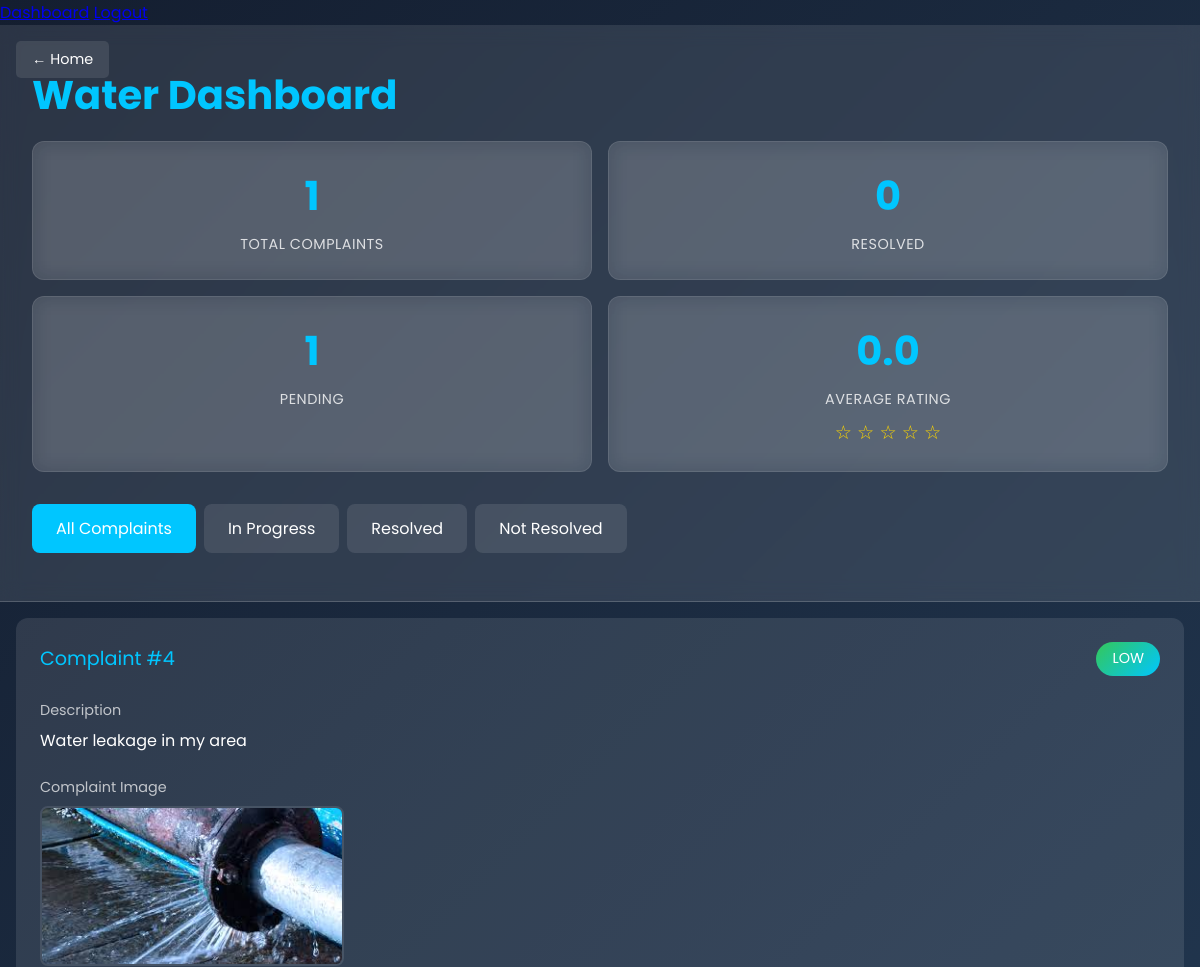
The app's page /department/dashboard/ (signed in, upper part), older data.
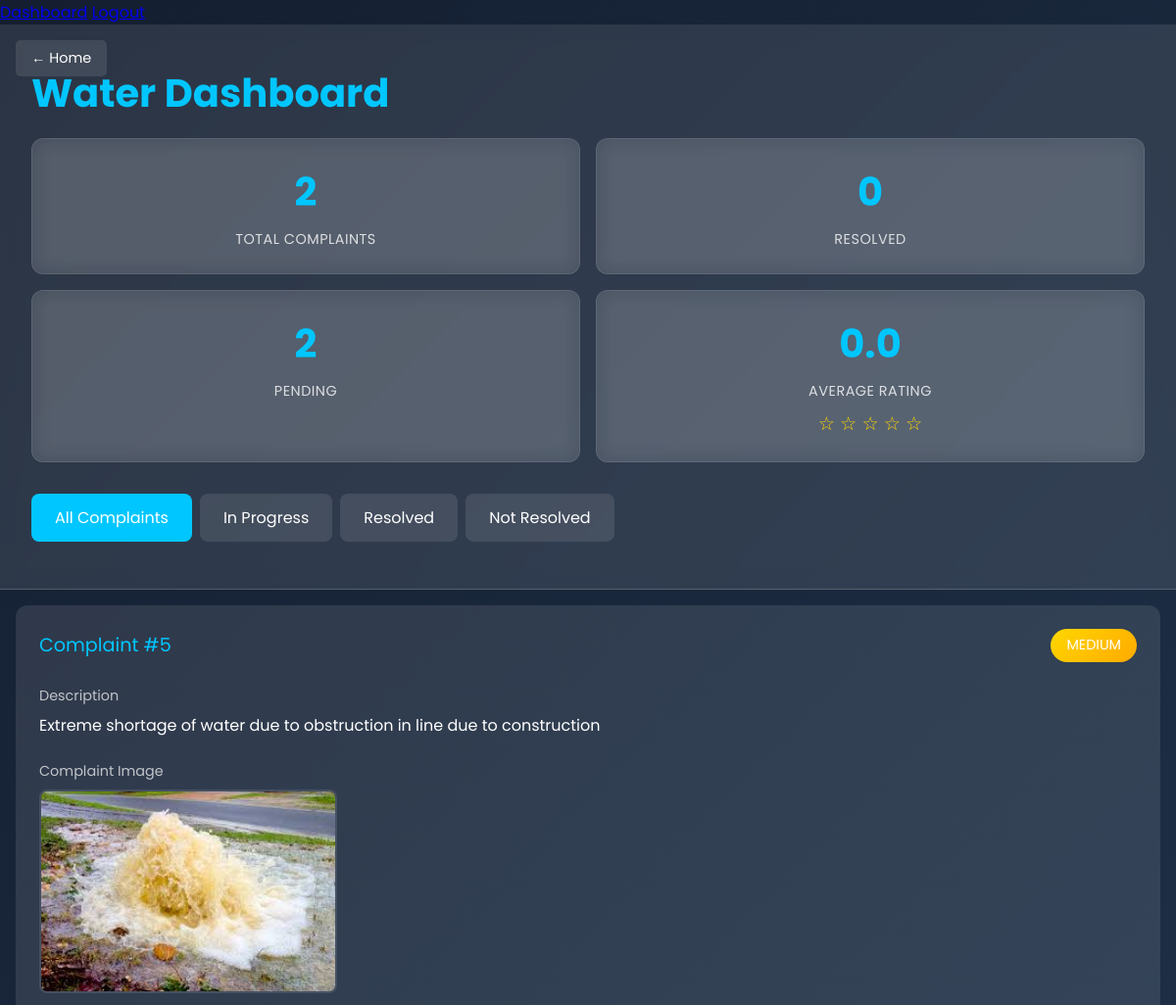
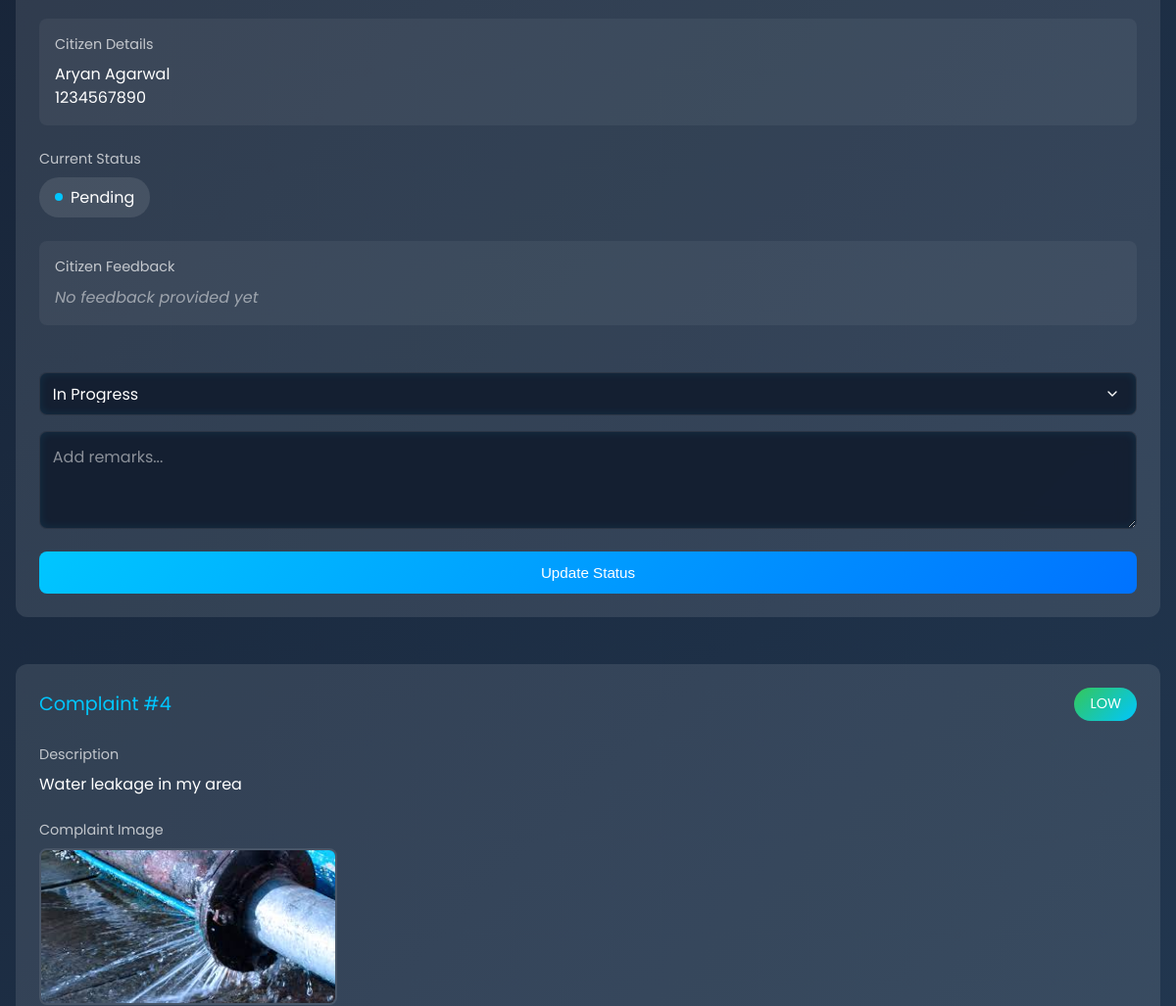
The same page, newer data (2 pictures, top to bottom).
### main/models.py (models this page shows, shortened)
class Department(models.Model):
    user = models.OneToOneField(User, on_delete=models.CASCADE)  # Add this line
    name = models.CharField(max_length=50, unique=True)
    contact_person = models.CharField(max_length=50)
    contact_number = models.CharField(
        max_length=10,
        unique=True,
        validators=[RegexValidator(r'^\d{10}$', 'Enter a valid 10-digit phone number.')]
    )
    email = models.EmailField(unique=True)
    address = models.TextField(max_length=100)
    created_at = models.DateTimeField(auto_now_add=True)

class Complaint(models.Model):
    PRIORITY_CHOICES = [
        ('LOW', 'Low'),
        ('MEDIUM', 'Medium'),
        ('HIGH', 'High'),
    ]
    citizen = models.ForeignKey(Citizen, on_delete=models.CASCADE, related_name='complaints')
    category = models.CharField(max_length=50)
    description = models.TextField(
        validators=[
            MinLengthValidator(10, 'Description must be at least 10 characters long.'),
            MaxLengthValidator(1000, 'Description cannot exceed 1000 characters.')
        ]
    )
    department = models.ForeignKey(Department, on_delete=models.CASCADE, related_name='complaints')
    priority = models.CharField(max_length=10, choices=PRIORITY_CHOICES)
    date_submitted = models.DateTimeField(auto_now_add=True)
    images = models.ImageField(
        upload_to='media/complaints/',
        blank=True,
        null=True,
        validators=[validate_image_size],
        help_text='Upload complaint image (max 5MB)'
    )
    class Meta:
        ordering = ['-date_submitted']
    def get_latest_status(self):
        latest_log = self.logs.order_by('-timestamp').first()
        return latest_log.status if latest_log else 'Pending'
    def get_latest_remarks(self):
        latest_log = self.logs.order_by('-timestamp').first()
        return latest_log.remarks if latest_log else 'No remarks yet'

class Citizen(models.Model):
    GENDER_CHOICES = [
        ('M', 'Male'),
        ('F', 'Female'),
        ('O', 'Other'),
    ]
    user = models.OneToOneField(User, on_delete=models.CASCADE)
    contact_number = models.CharField(
        max_length=10,
        validators=[RegexValidator(r'^\d{10}$', 'Enter a valid 10-digit phone number.')]
    )
    address = models.TextField(max_length=200)
    gender = models.CharField(max_length=1, choices=GENDER_CHOICES)
    created_at = models.DateTimeField(auto_now_add=True)

### main/views.py (the view)
# urls.py: path('department/dashboard/', views.department_dashboard, name='department_dashboard'),
@login_required
def department_dashboard(request):
    try:
        department = Department.objects.get(user=request.user)
    except Department.DoesNotExist:
        messages.error(request, 'Access denied.')
        return redirect('main:index')
    status_filter = request.GET.get('status', 'all')
    complaints = department.complaints.all()
    if status_filter != 'all':
        complaints = complaints.filter(logs__status=status_filter).distinct()
    priority_order = {'HIGH': 1, 'MEDIUM': 2, 'LOW': 3}
    complaints = sorted(complaints, key=lambda x: priority_order.get(x.priority, 4))
    for complaint in complaints:
        complaint.latest_status = complaint.get_latest_status()
        complaint.latest_remarks = complaint.get_latest_remarks()
    all_complaints = department.complaints.all()
    total_complaints = all_complaints.count()
    resolved_complaints = 0
    pending_complaints = 0
    for complaint in all_complaints:
        latest_status = complaint.get_latest_status()
        if latest_status == 'Resolved':
            resolved_complaints += 1
        elif latest_status in ['In-progress', 'Pending']:
            pending_complaints += 1
    feedbacks = Feedback.objects.filter(complaint__department=department)
    if feedbacks.exists():
        total_rating = sum(feedback.rating for feedback in feedbacks)
        average_rating = total_rating / feedbacks.count()
    else:
        average_rating = 0
    context = {
        'department': department,
        'complaints': complaints,
        'status_filter': status_filter,
        'total_complaints': total_complaints,
        'resolved_complaints': resolved_complaints,
        'pending_complaints': pending_complaints,
        'average_rating': average_rating,
    }
    return render(request, 'main/department_dashboard.html', context)

### main/templates/main/department_dashboard.html (shortened to what this page needs)
{% extends 'main/base.html' %}
{% load static %}
{% block content %}
<div class="dashboard-header">
    <a href="{% url 'main:index' %}" class="back-btn">← Home</a>
    <h1 class="department-title">{{ department.name }} Dashboard</h1>
    <div class="performance-stats">
        <div class="stat-card">
            <div class="stat-number">{{ total_complaints }}</div>
            <div class="stat-label">Total Complaints</div>
        </div>
        <div class="stat-card">
            <div class="stat-number">{{ resolved_complaints }}</div>
            <div class="stat-label">Resolved</div>
        </div>
        <div class="stat-card">
            <div class="stat-number">{{ pending_complaints }}</div>
            <div class="stat-label">Pending</div>
        </div>
        <div class="stat-card">
            <div class="stat-number">{{ average_rating|floatformat:1 }}</div>
            <div class="stat-label">Average Rating</div>
            <div class="star-rating">
                {% for i in "12345" %}
                    {% if forloop.counter <= average_rating %}
                        ★
                    {% else %}
                        ☆
                    {% endif %}
                {% endfor %}
            </div>
        </div>
    </div>
    <nav class="nav-tabs">
        <a href="{% url 'main:department_dashboard' %}" class="nav-tab {% if status_filter == 'all' %}active{% endif %}">
            All Complaints
        </a>
        <a href="{% url 'main:department_dashboard' %}?status=In-progress" class="nav-tab {% if status_filter == 'In-progress' %}active{% endif %}">
            In Progress
        </a>
        <a href="{% url 'main:department_dashboard' %}?status=Resolved" class="nav-tab {% if status_filter == 'Resolved' %}active{% endif %}">
            Resolved
        </a>
        <a href="{% url 'main:department_dashboard' %}?status=Not resolved" class="nav-tab {% if status_filter == 'Not resolved' %}active{% endif %}">
            Not Resolved
        </a>
    </nav>
</div>
<div class="grid-container">
    {% if complaints %}
        {% for complaint in complaints %}
            <div class="complaint-card">
                <div class="complaint-header">
                    <span class="complaint-id">Complaint #{{ complaint.id }}</span>
                    <span class="priority-badge {{ complaint.priority }}">{{ complaint.priority }}</span>
                </div>
                <div class="description-section">
                    <div class="description-label">Description</div>
                    <div class="description-text">{{ complaint.description }}</div>
                </div>
                {% if complaint.images %}
                    <div class="image-section">
                        <div class="description-label">Complaint Image</div>
                        <img src="{{ complaint.images.url }}"
                             alt="Complaint Image"
                             class="complaint-image"
                             onclick="openImageModal('{{ complaint.images.url }}')">
                    </div>
                {% endif %}
                <div class="citizen-details">
                    <div class="description-label">Citizen Details</div>
                    <div class="description-text">
                        {{ complaint.citizen.user.get_full_name }}<br>
                        {{ complaint.citizen.contact_number }}
                    </div>
                </div>
                <div class="current-status">
                    <div class="description-label">Current Status</div>
                    <div class="status-text {{ complaint.latest_status|lower|cut:' ' }}">
                        <span class="status-dot"></span>
                        {{ complaint.latest_status }}
                    </div>
                </div>
                <div class="feedback-section">
                    <div class="description-label">Citizen Feedback</div>
                    {% if complaint.feedback %}
                        <div class="feedback-content">
                            <div class="feedback-rating">
                                <div class="rating-stars">
                                    {% for i in "12345" %}
                                        {% if forloop.counter <= complaint.feedback.rating %}
                                            ★
                                        {% else %}
                                            ☆
                                        {% endif %}
                                    {% endfor %}
                                </div>
                                <span class="rating-number">{{ complaint.feedback.rating }}/5</span>
                            </div>
                            <div class="feedback-comment">
                                "{{ complaint.feedback.comments }}"
                            </div>
                        </div>
                    {% else %}
                        <div class="no-feedback">No feedback provided yet</div>
                    {% endif %}
                </div>
                <form method="POST" action="{% url 'main:update_complaint_status' complaint.id %}"
                      class="update-form">
                    <select name="status" class="form-control" required>
                        <option value="In-progress" {% if complaint.latest_status == 'In-progress' %}selected{% endif %}>
                            In Progress
                        </option>
                    </select>
                    <textarea name="remarks" class="form-control" placeholder="Add remarks..." required></textarea>
                    <button type="submit" class="update-btn">Update Status</button>
                </form>
            </div>
        {% endfor %}
    {% else %}
        <div class="no-complaints">
            <h3>No complaints found</h3>
            <p>{% if status_filter != 'all' %}No complaints with status "{{ status_filter }}" found.{% else %}No complaints assigned to your department yet.{% endif %}</p>
        </div>
    {% endif %}
</div>
{% endblock %}

### main/templates/main/base.html (shortened to what this page needs)
{% load static %}
<!DOCTYPE html>
<html lang="en">
<head>
    <link rel="stylesheet" href="{% static 'main/styles.css' %}">
</head>
<body>
    <nav class="main-nav">
        {% if user.is_authenticated %}
            {% if user.citizen %}
                <a href="{% url 'main:citizen_dashboard' %}">Dashboard</a>
                <a href="{% url 'main:register_complaint' %}">Register Complaint</a>
                <a href="{% url 'main:logout' %}">Logout</a>
            {% else %}
                <a href="{% url 'main:department_dashboard' %}">Dashboard</a>
                <a href="{% url 'main:logout' %}">Logout</a>
            {% endif %}
        {% else %}
            <a href="{% url 'main:index' %}">Home</a>
            <a href="{% url 'main:citizen_login' %}">Citizen Login</a>
            <a href="{% url 'main:department_login' %}">Department Login</a>
        {% endif %}
    </nav>
    {% block content %}{% endblock %}
</body>
</html>

### main/static/main/styles.css (style rules this page uses)
:root { --primary-gradient: linear-gradient(135deg, #00c6ff, #0072ff); --secondary-gradient: linear-gradient(135deg, #4facfe, #00f2fe); --accent-gradient: linear-gradient(135deg, #21d4fd, #b721ff); --dark-gradient: linear-gradient(135deg, #141e30, #243b55); --glass-bg: rgba(255, 255, 255, 0.1); --glass-border: 1px solid rgba(255, 255, 255, 0.18); --box-shadow: 0 8px 32px 0 rgba(31, 38, 135, 0.37); --neon-shadow: 0 0 10px rgba(0, 198, 255, 0.5), 0 0 20px rgba(0, 198, 255, 0.3), 0 0 30px rgba(0, 198, 255, 0.1); }
body { font-family: 'Poppins', sans-serif; margin: 0; padding: 0; background: var(--dark-gradient); min-height: 100vh; color: #fff; }
.form-control { width: 100%; padding: 1rem 1.5rem; background: rgba(255, 255, 255, 0.05); border: 1px solid rgba(255, 255, 255, 0.1); border-radius: 8px; color: #fff; font-size: 1rem; transition: all 0.3s ease; backdrop-filter: blur(10px); box-shadow: inset 0 0 10px rgba(0, 198, 255, 0.1); }
.form-control::placeholder { color: rgba(255, 255, 255, 0.5); }
select.form-control { appearance: none; background-repeat: no-repeat; background-position: right 1rem center; background-size: 1em; }
.grid-container { display: grid; grid-template-columns: repeat(auto-fit, minmax(300px, 1fr)); gap: 2rem; padding: 2rem; }
.back-btn { position: absolute; top: 1rem; left: 1rem; z-index: 10; padding: 0.5rem 1rem; background: rgba(255, 255, 255, 0.1); border-radius: 5px; color: white; text-decoration: none; transition: all 0.3s ease; }

Row changes from the older to the newer data that the page shows:
added Complaint: id "5", priority "MEDIUM", description "Extreme shortage of water due to obstruction in line due to construction", images (picture), citizen.user.get_full_name "Aryan Agarwal", citizen.contact_number "1234567890", latest_status "Pending", shows "No feedback provided yet"
Text that changed along with them:
{{ total_complaints }}: "1" → "2"
{{ pending_complaints }}: "1" → "2"
